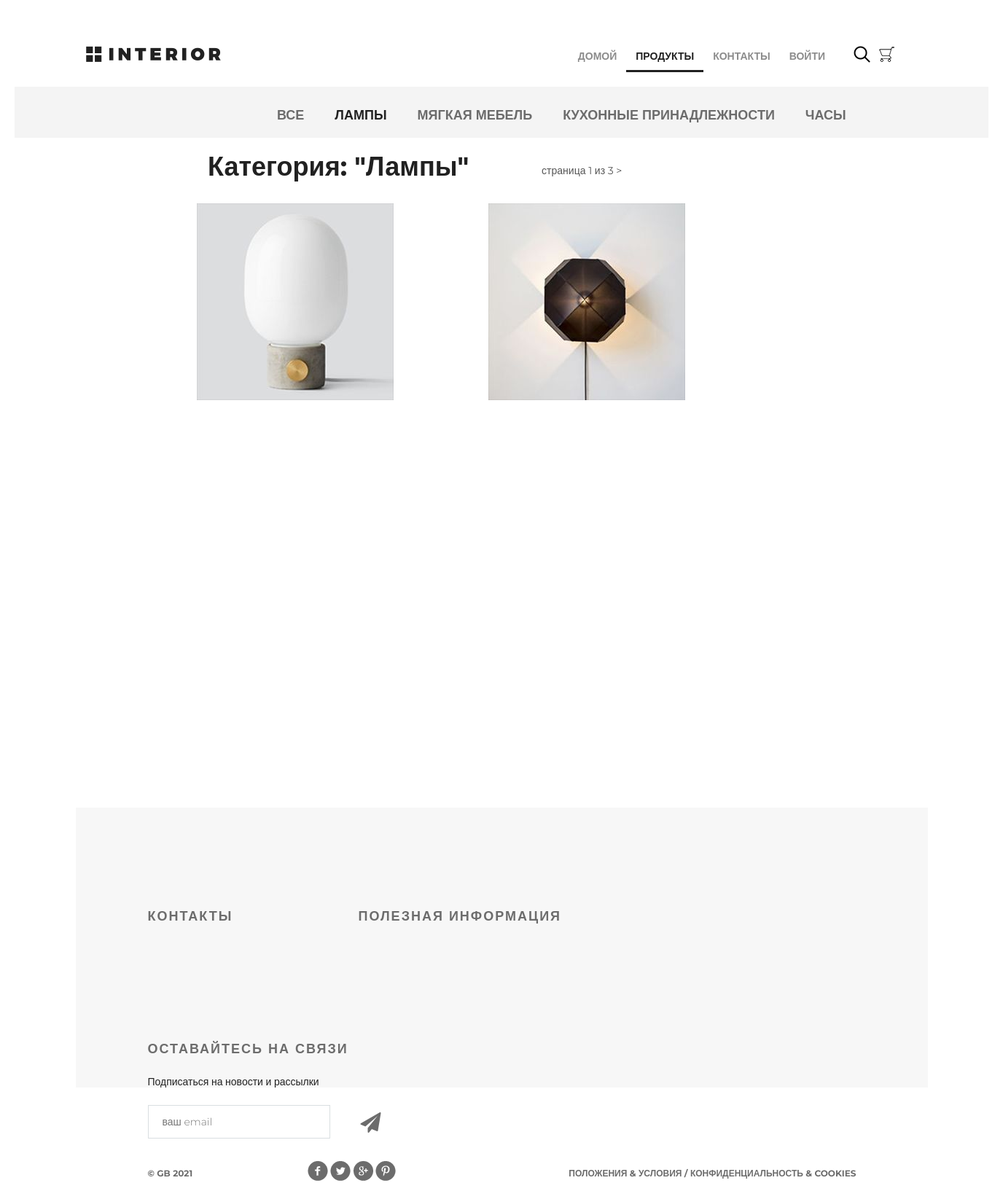
Screenshot of /products/category/5/ with the database file from the repository.
### mainapp/models.py (models this page shows, shortened)
class ProductCategory(models.Model):
    name = models.CharField(verbose_name='наиментование категории', max_length=64, unique=True)
    description = models.TextField(verbose_name='описание категории', blank=True)
    create_dt = models.DateTimeField(verbose_name='дата создания категории', auto_now_add=True)
    is_active = models.BooleanField(verbose_name='активна', default=True)

class Product(models.Model):
    category = models.ForeignKey(ProductCategory, on_delete=models.CASCADE)
    name = models.CharField(verbose_name='наименование продука', max_length=128)
    image = models.ImageField(upload_to='product_images', blank=True)
    short_desc = models.CharField(verbose_name='кратокое описание продукта', max_length=60, blank=True)
    description = models.TextField(verbose_name='описание продукта', blank=True)
    price = models.DecimalField(verbose_name='цена продукта', max_digits=8, decimal_places=2, default=0)
    quantity = models.PositiveIntegerField(verbose_name='количество на складе', default=0)
    is_active = models.BooleanField(verbose_name='активна', default=True)

### mainapp/views.py (the view, shortened to what this page needs)
# urls.py: path('products/', include('mainapp.urls', namespace='products')),
def products(request, pk=None, page=1):
    links_menu = ProductCategory.objects.all()
    title = 'продукты'
    basket = get_basket(request.user)
    hot_product = get_hot_product()
    if pk is not None:
        if pk == 0:
            product_list = Product.objects.filter(is_active=True, category__is_active=True).order_by('price')
            category_item = {'name': 'все', 'pk': 0}
        else:
            category_item = get_object_or_404(ProductCategory, pk=pk)
            product_list = Product.objects.filter(category=category_item, is_active=True, category__is_active=True)
        paginator = Paginator(product_list,2)
        try:
            product_paginator = paginator.page(page)
        except PageNotAnInteger:
            product_paginator = paginator.page(1)
        except EmptyPage:
            product_paginator = paginator.page(paginator.num_pages)
        content = {
            'title': title,
            'links_menu': links_menu,
            'category': category_item,
            'products': product_paginator,
        }
        return render(request, 'mainapp/products_list.html', content)

### mainapp/context_processors.py (called while the page is built)
def basket(request):
    print(f'context processor basket works')
    basket = []
    if request.user.is_authenticated:
        basket = Basket.objects.filter(user=request.user).order_by('product__category')
    return {
        'basket': basket,
    }

### mainapp/views.py (called while the page is built)
def get_basket(user):
    if user.is_authenticated:
        return Basket.objects.filter(user=user)
    return []

def get_hot_product():
    products = Product.objects.all()
    return random.sample(list(products), 1)[0]

### mainapp/templates/mainapp/products_list.html (shortened to what this page needs)
{% extends 'mainapp/base.html' %}
{% load static %}
{% block contant %}
    <div class="hero-white">
        <div class="header clearfix">
            {% include 'mainapp/includes/inc_main_menu.html' %}
        </div>
    </div>
  <div class="details">
    <div class="links clearfix">
      {% include 'mainapp/includes/inc_products_menu.html' %}
    </div>
    <div class="products_list">
      <div class="title clearfix">
        <h2>
          Категория: "{{ category.name|title }}"
        </h2>
          <div class="paginator">
          <span class="current">
            страница {{ products.number }} из
            {{ products.paginator.num_pages }}
          </span>
          {% if products.has_next %}
            <a href="{% url 'products:page' category.pk products.next_page_number %}">
              >
            </a>
          {% endif %}
        </div>
      </div>
      <div class="category-products clearfix">
        {% for product in products %}
          <div class="block">
            <a href="{% url 'products:product' product.pk %}">
              <img src="/media/{{ product.image }}" alt="product">
            </a>
          </div>
        {% endfor %}
      </div>
    </div>
  </div>
  <div class="clr"></div>
{% endblock %}

### mainapp/templates/mainapp/includes/inc_products_menu.html (shortened to what this page needs)
<ul class="links-menu">
   <li><a href={% url 'products:category' 0 %}
           > все </a>
   </li>
    {% for link in links_menu %}
        <li><a href={% url 'products:category' link.pk %}
               {% if request.resolver_match.kwargs.pk == link.pk %}
               class="active" {% endif %}>{{ link.name }}</a></li>
    {% endfor %}
</ul>

### static/css/style.css (style rules this page uses)
* { margin: 0; padding: 0; }
body { font-family: 'Montserrat', sans-serif; }
html, body { height: 100%; }
.products_list { margin-left: 250px; }
.products_list a { color: #555; text-decoration: none; }
.products_list .title { margin: 20px auto; height: 50px; float: none; }
.products_list .title h2 { margin-top: 0; float: left; }
.products_list .title .paginator { display: block; position: relative; left: 75px; top: 15px; margin-left: 25px; color: #555; float: left; }
.paginator a, .paginator a:visited { color: #555; text-decoration: none; }
.category-products { margin-bottom: 75px; }
.category-products .block a img { float: left; }
.category-products .block { float: left; margin-right: 30px; display: block; height: 370px; width: 370px; position: relative; }
.clr { height: 384px; }
.clearfix:after { content: ""; display: block; clear: both; }
.title { height: 152px; margin-right: 15px; }
.title h2 { float: left; margin-top: 118px; color: #212121; font-size: 36px; font-weight: 700; text-align: left; margin-left: 15px; }
.hero-white { background-color: #fff; height: 119px; padding-left: 98px; padding-right: 211px; position: relative; }
.links { height: 70px; background-color: #f4f4f4; position: relative; padding-left: 360px; }
.links-menu { margin: 27px auto 0px; position: absolute; }
.links-menu li { float: left; list-style-type: none; padding-right: 42px; }
.links-menu li a { text-decoration: none; color: #6c6c6c; font-size: 18px; font-weight: 700; text-transform: uppercase; }
.links-menu .active { color: #212121; font-size: 18px; font-weight: 700; }

### rows the page displays
ProductCategory: name "ЛАМПЫ", name "Лампы"
ProductCategory: name "МЯГКАЯ МЕБЕЛЬ"
ProductCategory: name "КУХОННЫЕ ПРИНАДЛЕЖНОСТИ"
ProductCategory: name "ЧАСЫ"
Product: image (picture)
Product: image (picture)

### other values shown
{{ products.number }} "1"
{{ products.paginator.num_pages }} "3"
